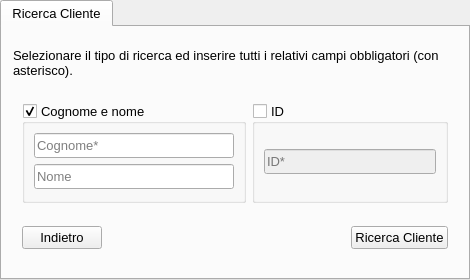
<?xml version="1.0" encoding="UTF-8"?>
<ui version="4.0">
 <class>tabWidget</class>
 <widget class="QTabWidget" name="tabWidget">
  <property name="geometry">
   <rect>
    <x>0</x>
    <y>0</y>
    <width>470</width>
    <height>280</height>
   </rect>
  </property>
  <property name="minimumSize">
   <size>
    <width>0</width>
    <height>260</height>
   </size>
  </property>
  <property name="font">
   <font>
    <family>Arial</family>
    <pointsize>10</pointsize>
   </font>
  </property>
  <property name="windowTitle">
   <string>Struttura Alberghiera</string>
  </property>
  <widget class="QWidget" name="mainTab">
   <attribute name="title">
    <string>Ricerca Cliente</string>
   </attribute>
   <layout class="QVBoxLayout" name="verticalLayout">
    <property name="leftMargin">
     <number>11</number>
    </property>
    <property name="topMargin">
     <number>11</number>
    </property>
    <property name="rightMargin">
     <number>11</number>
    </property>
    <property name="bottomMargin">
     <number>11</number>
    </property>
    <item>
     <widget class="QLabel" name="labelIntestazione">
      <property name="text">
       <string>Selezionare il tipo di ricerca ed inserire tutti i relativi campi obbligatori (con asterisco).</string>
      </property>
      <property name="wordWrap">
       <bool>true</bool>
      </property>
     </widget>
    </item>
    <item>
     <widget class="QWidget" name="widgetGroupBoxes" native="true">
      <property name="minimumSize">
       <size>
        <width>0</width>
        <height>110</height>
       </size>
      </property>
      <layout class="QHBoxLayout" name="horizontalLayout_2">
       <item>
        <widget class="QGroupBox" name="groupboxCognomeNome">
         <property name="enabled">
          <bool>true</bool>
         </property>
         <property name="sizePolicy">
          <sizepolicy hsizetype="Preferred" vsizetype="Preferred">
           <horstretch>0</horstretch>
           <verstretch>0</verstretch>
          </sizepolicy>
         </property>
         <property name="minimumSize">
          <size>
           <width>0</width>
           <height>100</height>
          </size>
         </property>
         <property name="title">
          <string>Cognome e nome</string>
         </property>
         <property name="checkable">
          <bool>true</bool>
         </property>
         <property name="checked">
          <bool>true</bool>
         </property>
         <layout class="QGridLayout" name="gridLayout_2">
          <item row="2" column="0">
           <widget class="QLineEdit" name="lineeditNome">
            <property name="sizePolicy">
             <sizepolicy hsizetype="Preferred" vsizetype="Fixed">
              <horstretch>0</horstretch>
              <verstretch>0</verstretch>
             </sizepolicy>
            </property>
            <property name="minimumSize">
             <size>
              <width>200</width>
              <height>25</height>
             </size>
            </property>
            <property name="text">
             <string/>
            </property>
            <property name="placeholderText">
             <string>Nome</string>
            </property>
           </widget>
          </item>
          <item row="0" column="0">
           <widget class="QLineEdit" name="lineeditCognome">
            <property name="sizePolicy">
             <sizepolicy hsizetype="Preferred" vsizetype="Fixed">
              <horstretch>0</horstretch>
              <verstretch>0</verstretch>
             </sizepolicy>
            </property>
            <property name="minimumSize">
             <size>
              <width>200</width>
              <height>25</height>
             </size>
            </property>
            <property name="text">
             <string/>
            </property>
            <property name="placeholderText">
             <string>Cognome*</string>
            </property>
           </widget>
          </item>
         </layout>
        </widget>
       </item>
       <item>
        <widget class="QGroupBox" name="groupboxID">
         <property name="sizePolicy">
          <sizepolicy hsizetype="Preferred" vsizetype="Preferred">
           <horstretch>0</horstretch>
           <verstretch>0</verstretch>
          </sizepolicy>
         </property>
         <property name="minimumSize">
          <size>
           <width>0</width>
           <height>100</height>
          </size>
         </property>
         <property name="title">
          <string>ID</string>
         </property>
         <property name="checkable">
          <bool>true</bool>
         </property>
         <property name="checked">
          <bool>false</bool>
         </property>
         <layout class="QGridLayout" name="gridLayout_3">
          <item row="0" column="0">
           <widget class="QLineEdit" name="lineeditID">
            <property name="sizePolicy">
             <sizepolicy hsizetype="Preferred" vsizetype="Fixed">
              <horstretch>0</horstretch>
              <verstretch>0</verstretch>
             </sizepolicy>
            </property>
            <property name="minimumSize">
             <size>
              <width>150</width>
              <height>25</height>
             </size>
            </property>
            <property name="text">
             <string/>
            </property>
            <property name="placeholderText">
             <string>ID*</string>
            </property>
           </widget>
          </item>
         </layout>
        </widget>
       </item>
      </layout>
     </widget>
    </item>
    <item>
     <widget class="QWidget" name="widgetButtons" native="true">
      <layout class="QHBoxLayout" name="horizontalLayout">
       <property name="topMargin">
        <number>0</number>
       </property>
       <item>
        <widget class="QPushButton" name="btnIndietro">
         <property name="text">
          <string>Indietro</string>
         </property>
        </widget>
       </item>
       <item>
        <spacer name="horizontalSpacer">
         <property name="orientation">
          <enum>Qt::Horizontal</enum>
         </property>
         <property name="sizeHint" stdset="0">
          <size>
           <width>189</width>
           <height>20</height>
          </size>
         </property>
        </spacer>
       </item>
       <item>
        <widget class="QPushButton" name="btnRicercaCliente">
         <property name="text">
          <string>Ricerca Cliente</string>
         </property>
        </widget>
       </item>
      </layout>
     </widget>
    </item>
   </layout>
  </widget>
 </widget>
 <resources/>
 <connections/>
</ui>
